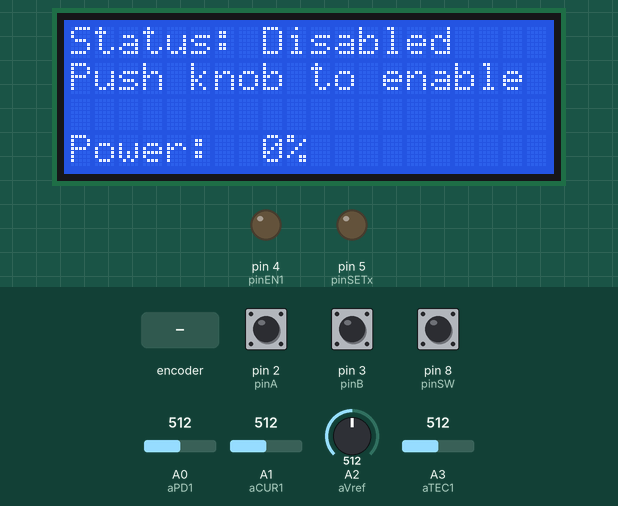
Recording of a sketch running on a simulated Arduino Uno, built with avr-gcc and run on an emulated ATmega328P. Shown: 20×4 character LCD, output pins drawn as LEDs (lit = HIGH). The inputs (shaded band) are chosen by the test bench; at power-on: pin 8 (pinSW) HIGH, pin 2 (pinA) HIGH, pin 3 (pinB) HIGH, A0 (aPD1) = 512, A1 (aCUR1) = 512, A2 (aVref) = 512, A3 (aTEC1) = 512. What the sketch prints to the serial monitor is not drawn.

Above: at 3.4 s.
3.5 s: pin 8 (pinSW) pulled LOW for 0.15 s
At 4.7 s:
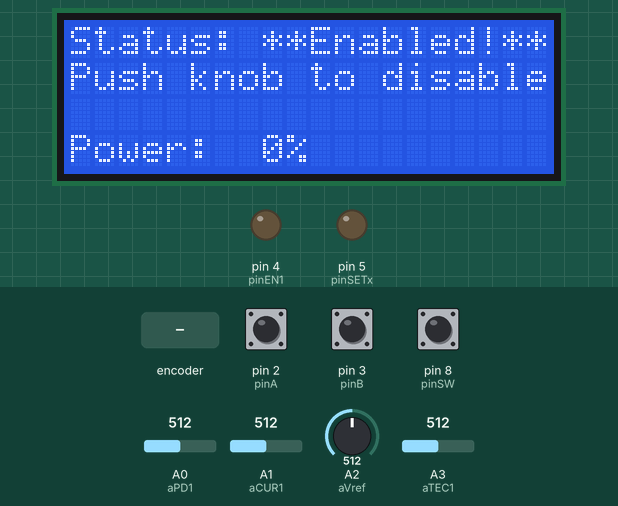
5.1 s: rotary encoder on pin 2 (pinA) / pin 3 (pinB) turned 3 steps (first pin leading)
At 5.26 s:
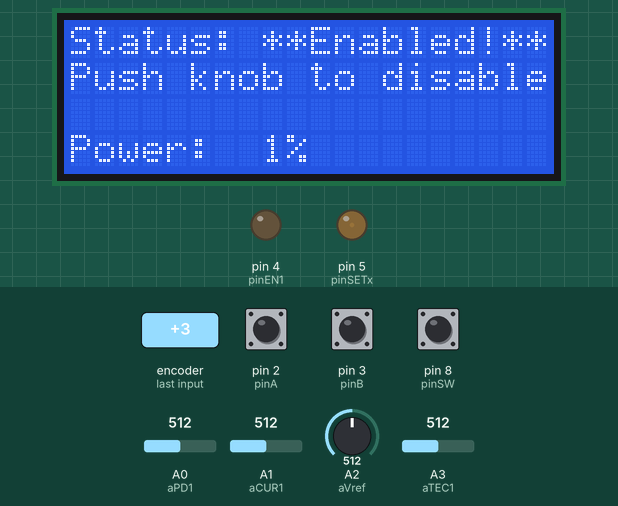
7.2 s: pin 8 (pinSW) pulled LOW for 1 s
At 8.0 s:
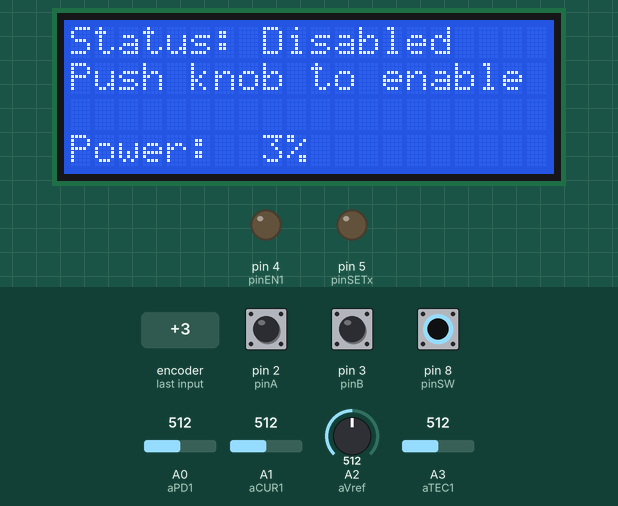
9.7 s: rotary encoder on pin 2 (pinA) / pin 3 (pinB) turned 1 step (first pin leading)
At 11.2 s:
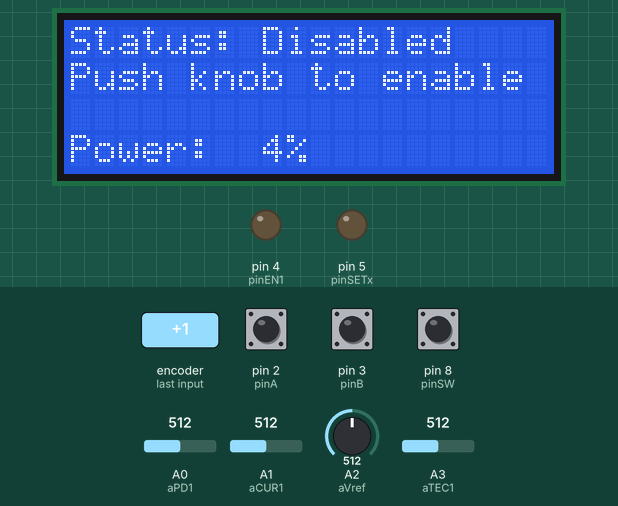
Timing chart, 0 to 12.4 s (numbered marks = the images above; inputs shaded):
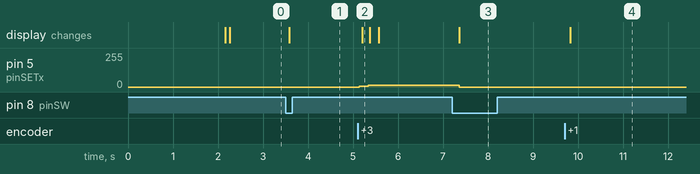

The sketch:

EDFA_control.ino
```cpp
#include <LiquidCrystal_I2C.h>
#include <assert.h>

#include <Wire.h>
//#include <LCD.h>

// Unanswered questions:
// 2.5 V ref voltage always reads 0. Why?
// How to connect the EN1# pin? It is seemingly directly coupled to ground always?


// Issues
// Temperature reading stays around 22.93 C even if the whole device is 2heated up. Not sure about the reason.
// External power source not yet implemented.
// Possibly as a result of the issue above, the 2.5V reference voltage doesn't work.


// Fixed issues
// Voltages between 0 and 4.73 (max V of the USB cable) can be sent to the EDFA board
// Rotary encoder works with set voltage and disable using switch.


// Description of pins on EDFA circuit board
//  PIN 1   VCC:   Input voltage. Should always be 5V. Directly connected to the 5V PS by default
//  PIN 2   VCC:   Same as above
//  PIN 3   EN1#:  PIN used to determine if EDFA output is active or diabled. If set to 0 (GND) power is enabled. If set to 5V, power is disabled.
//  PIN 4   PD1 :  Read this pin to measure the output power of the laser. 3.0V = max. Max power consumption = 3.2W.
//  PIN 5   Internal use
//  PIN 6   Internal use
//  PIN 7   GND
//  PIN 8   GND
//  PIN 9   Internal use
//  PIN 10  GND
//  PIN 11  SET1:   Pin used for setting the control voltage for the EDFA. Setting V=0 yields minimum, while V=5V gives max current to EDFA.
//  PIN 12  CUR1:   Read this pin to figure out the current supplied to the EDFA. Do calibration
//  PIN 13  Vref:   2.5 V reference output voltage. Allows one to compare the output from other pins to a known voltage
//  PIN 14  TEC1:   Will measure 2.5V when the EDFA has a temperature of 25deg C. 1V change from this value is 0.9 deg C.


// Define Arduino pins
//Input pins
const int pinEN1 = 4; // PIN  3 above
const int pinSETx = 5; // PIN 11 above

// Output pins (analog)
const int aPD1      = 0; // PIN4 above
const int aCUR1     = 1; // PIN12 above
const int aVref     = 2; // PIN13 above
const int aTEC1     = 3; // PIN14 above

const int aSDA      = 4; // PIN SDA on LCD screen
const int aSCL      = 5; // PIN SCL on LCD screen


//LCD Stuff
LiquidCrystal_I2C lcd(0x27,20,4); // Set screen address

//Clears the specified line on the LCD
void clearline(int lineNumber){
   assert(lineNumber>=0);
   assert(lineNumber<=3);
   lcd.setCursor(0,lineNumber);
   lcd.print("                    ");
   lcd.setCursor(0,lineNumber);
  }

//Function for displaying the current power (0-100%) to the EDFA on the LDCD
void displayPower(int vpos){
  lcd.setCursor(0,3);
  String testString = String("Power:");

    if(vpos<10){
      testString=testString+String("  ")+vpos;
      }
    else if(10<=vpos<100){
      testString=testString+String(" ")+vpos;
      }
    else if (100==vpos){
      testString=testString+vpos;
      }

    testString=testString+"% ";

    lcd.print(testString);

  }


//Define various parameters
//Define values one can measure from the EDFA
double valPD1;
double valCUR1;
double valVref;
double valTEC1;


// Rotary Encoder Pins
const int pinA=2; // Pin A for the rotary encoder. How a pulse arrives here relative to pin B determines if we step up or down
const int pinB=3;
const int pinSW=8; // Detects button pushes on the rotary encoder. Used to enable/disable.

int lastCount=0; // Variable to keep track of rotary encoder position


double SETvoltage; //Output Voltage for pinSETx (PIN11). Determines how much current is delivered to the EDFA

// Booleans to keep track of on/off status
bool disable=true;
bool disableflag=false;

void displayStatus(bool disable){
    clearline(0);
    clearline(1);

    lcd.setCursor(0,0);
    if(disable==true){
    lcd.print("Status: Disabled");
    lcd.setCursor(0,1);
    lcd.print("Push knob to enable");
    }

    if(disable==false){
    lcd.print("Status: **Enabled!**");
    lcd.setCursor(0,1);
    lcd.print("Push knob to disable");
    }

  }

float truncate(float val, byte dec)
{
    float x = val * pow(10, dec);
    float y = round(x);
    float z = x - y;
    if ((int)z == 5)
    {
        y++;
    } else {}
    x = y / pow(10, dec);
    return x;
}

void displayTemp(float T){
  lcd.setCursor(13,3);
  lcd.print("T=");
  lcd.print(int( T*10)/10.0);
  }


// Integers to keep track of current to EDFA (0-100%)
volatile int virtualPosition=0;
volatile int virtualPositionBeforeDisable=0;
volatile int virtualPositionBeforeDisable2=0;


// Mapping function that works for doubles
double modifiedMap(double x, double in_min, double in_max, double out_min, double out_max)
{
 double temp = (x - in_min) * (out_max - out_min) / (in_max - in_min) + out_min;
 //temp = (int) (4*temp + .5);
 return (double) temp;///4;
}


// Function for detecting interrupts from the Rotary Encoder
void isr(){

  static unsigned long lastInterruptTime=0;
  unsigned long interruptTime = millis();
  if(interruptTime - lastInterruptTime>5){

      if(digitalRead(pinB)==LOW){
      virtualPosition --;
        }
      else{
        virtualPosition ++;
        }
        virtualPosition=min(100,max(0,virtualPosition));
        lastInterruptTime=interruptTime;
      }

  }

void setup() {
  // put your setup code here, to run once:

  // Open serial connection
  Serial.begin(9600);


  // Pin setup for Rotary Encoder
  pinMode(pinA,INPUT);
  pinMode(pinB,INPUT);
  pinMode(pinSW,INPUT_PULLUP);
  pinMode(pinSETx,OUTPUT);
  pinMode(pinEN1,OUTPUT);
  attachInterrupt(digitalPinToInterrupt(pinA),isr,LOW);

  //Initialize LCD screen
  lcd.init();
  lcd.init();
  lcd.clear();
  lcd.backlight();
  lcd.setCursor(1,0);
  lcd.print("***Amonics EDFA***");
  lcd.setCursor(6,2);
  lcd.print("Welcome!");

  delay(2000);
  lcd.clear();


  // Disable output and start the program

  disable=true;
  disableflag=false;
  displayStatus(disable);


}

void loop() {
//Read output voltages and return numbers in 0-1023 range
valPD1=analogRead(aPD1);
valCUR1=analogRead(aCUR1);
valVref=analogRead(aVref);
valTEC1=modifiedMap(analogRead(aTEC1),0.0,1023.0,22.75,27.25); // Maps the voltage measurement of aTEC1 to temperature


delay(20);
//displayTemp(valTEC1);


if ((!digitalRead(pinSW))){


  //If enabled, disable and ramp down power to 0
  if (disable==false){
    displayStatus(disable);
    disable=!disable;
    displayStatus(disable);

    //Ramp down power
    for(int i=virtualPosition; i>=0;i=i-10){
      SETvoltage =map(i,0,100,0,255);
      analogWrite(pinSETx,SETvoltage);
      delay(2);
      }
    SETvoltage=0;
    analogWrite(pinSETx,SETvoltage); // Make sure the output power is zero!
    analogWrite(pinEN1,HIGH); // Make sure the output power is zero!

    displayPower(virtualPosition);


    }
  // If disabled, ramp up power to current position
  else if (disable==true){

    Serial.println("The output has just been enabled.");

    disable=!disable;
    disableflag=!disableflag;
    displayStatus(disable);
    //Ramp up to current position
    analogWrite(pinEN1,LOW); //Activate Output
    for(int i=0; i<=virtualPosition;i=i+10){
      SETvoltage =map(i,0,100,0,255);

      analogWrite(pinSETx,SETvoltage);

      delay(2);
      }

    // Make sure that the voltage is correct
    SETvoltage =map(virtualPosition,0,100,0,255);
    analogWrite(pinSETx,SETvoltage);

    Serial.println("The position is "+String(virtualPosition));
    Serial.println("The voltage is "+String(SETvoltage));

    displayPower(virtualPosition);

    Serial.println("Exiting the 'Output just enabled'-screen!");

    }

  while (!digitalRead(pinSW))
    delay(10);

}


if (disable==true && disableflag==false  ){//
    // If the EDFA is disabled, display this fact on the LCD.

    Serial.println("Just entered the 'disable=true' screen");
    //SETvoltage =map(virtualPosition,0,100,0,255);

    //analogWrite(pinSETx,SETvoltage);
    Serial.println(virtualPosition);
    Serial.println(SETvoltage);

    displayPower(virtualPosition);
    //displayStatus(disable);
    //Change status of disableflag to prevent this function from being called more than once in a row.
    disableflag=!disableflag;
    Serial.println("Just exited the 'disable=true' screen");
  }


if (disable==false && virtualPosition != lastCount){
  //If the enabled is active and a +/- tick has been measured, change voltage and update the LCD.

  Serial.println("Just entered the 'disable=false'-screen.");

  SETvoltage =map(virtualPosition,0,100,0,255);
  analogWrite(pinSETx,SETvoltage);

  Serial.println("The position is "+String(virtualPosition));
  Serial.println("The voltage is "+String(SETvoltage));

  lastCount=virtualPosition;

    displayPower(virtualPosition);
    Serial.println("Exiting the 'disable=false'-screen.");
  }

if (disable==true && virtualPosition != lastCount){
  //If the device is disabled and a +/- tick has been measured, update the display with the new power, but keep the EDFA disabled.

  Serial.println("Just entered the 'disabled' screen. The output is disabled, but the set output has changed");
  Serial.println("The position is "+String(virtualPosition));
  Serial.println("The voltage is "+String(SETvoltage));
  //SETvoltage =map(virtualPosition,0,100,0,255);
  //analogWrite(pinSETx,SETvoltage);
  lastCount=virtualPosition;
  displayPower(virtualPosition);
  }


}//End Loop
```

Measured:
- after the input at 3.5 s, the display: changes after 0.09 s (image 1)
- after the input at 5.1 s, pin 5 (pinSETx): 0/255 → 7/255 at once, → 12/255 0.19 s later, → 15/255 0.20 s later; the display: changes after 0.10 s (image 2)
- after the input at 7.2 s, pin 5 (pinSETx): 15/255 → 0/255 after 0.16 s; the display: changes after 0.16 s (image 3)
- after the input at 9.7 s, the display: changes after 0.13 s (image 4)
